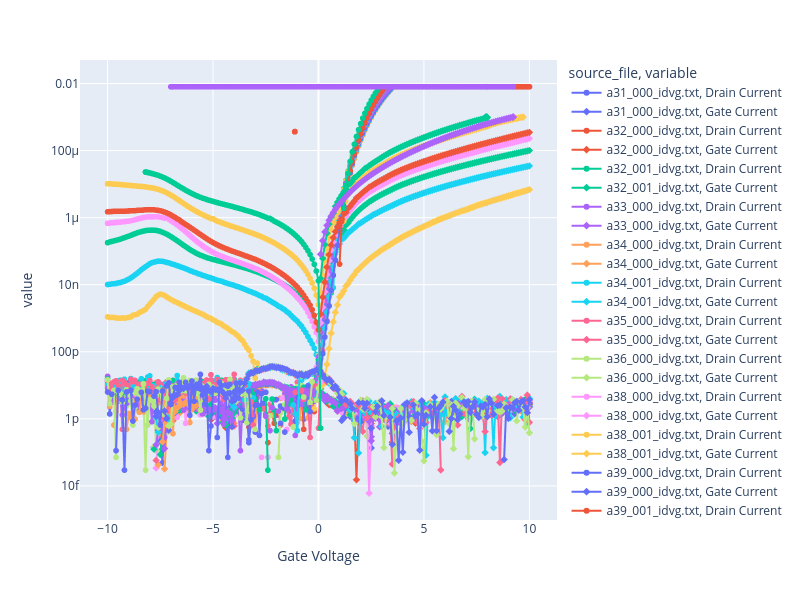

The code cell stored with this chart in its notebook:
### Markdown cell above
## ID-VG Data

### Code cell
# Get ID-VG data and plot Drain Current and Gate Current vs. Gate Voltage on the same graph, with separate lines for each source file.
idvg_df = df[df["source_file"].str.contains("_idvg", case=False, na=False)]

if idvg_df.empty:
    print("No ID-VG data found in the DataFrame.")
else:
    fig_idvg = px.line(
        idvg_df,
        x="Gate Voltage",
        y=["Drain Current", "Gate Current"],
        color="source_file",
        markers=True,
        symbol="variable",
    )

    fig_idvg.update_layout(
        width=800,
        height=600,
        yaxis_type="log",  # Logarithmic scale for current to better visualize low currents
    )
    fig_idvg.show()

### Figure 1 — Plotly figure (JSON) as saved in the notebook; plotly's stock layout.template omitted (floating-point values rounded to 4 significant figures; data arrays with more than 128 entries replaced by an {"elided": "..."} marker saying what was removed)
{"data": [{"hovertemplate": "source_file=a31_000_idvg.txt<br>variable=Drain Current<br>Gate Voltage=%{x}<br>value=%{y}<extra></extra>", "legendgroup": "a31_000_idvg.txt, Drain Current", "line": {"color": "#636efa", "dash": "solid"}, "marker": {"symbol": "circle"}, "mode": "lines+markers", "name": "a31_000_idvg.txt, Drain Current", "showlegend": true, "type": "scattergl", "x": {"elided": "201 float values"}, "xaxis": "x", "y": {"elided": "201 float values"}, "yaxis": "y"}, {"hovertemplate": "source_file=a31_000_idvg.txt<br>variable=Gate Current<br>Gate Voltage=%{x}<br>value=%{y}<extra></extra>", "legendgroup": "a31_000_idvg.txt, Gate Current", "line": {"color": "#636efa", "dash": "solid"}, "marker": {"symbol": "diamond"}, "mode": "lines+markers", "name": "a31_000_idvg.txt, Gate Current", "showlegend": true, "type": "scattergl", "x": {"elided": "201 float values"}, "xaxis": "x", "y": {"elided": "201 float values"}, "yaxis": "y"}, {"hovertemplate": "source_file=a32_000_idvg.txt<br>variable=Drain Current<br>Gate Voltage=%{x}<br>value=%{y}<extra></extra>", "legendgroup": "a32_000_idvg.txt, Drain Current", "line": {"color": "#EF553B", "dash": "solid"}, "marker": {"symbol": "circle"}, "mode": "lines+markers", "name": "a32_000_idvg.txt, Drain Current", "showlegend": true, "type": "scattergl", "x": {"elided": "201 float values"}, "xaxis": "x", "y": {"elided": "201 float values"}, "yaxis": "y"}, {"hovertemplate": "source_file=a32_000_idvg.txt<br>variable=Gate Current<br>Gate Voltage=%{x}<br>value=%{y}<extra></extra>", "legendgroup": "a32_000_idvg.txt, Gate Current", "line": {"color": "#EF553B", "dash": "solid"}, "marker": {"symbol": "diamond"}, "mode": "lines+markers", "name": "a32_000_idvg.txt, Gate Current", "showlegend": true, "type": "scattergl", "x": {"elided": "201 float values"}, "xaxis": "x", "y": {"elided": "201 float values"}, "yaxis": "y"}, {"hovertemplate": "source_file=a32_001_idvg.txt<br>variable=Drain Current<br>Gate Voltage=%{x}<br>value=%{y}<extra></extra>", "legendgroup": "a32_001_idvg.txt, Drain Current", "line": {"color": "#00cc96", "dash": "solid"}, "marker": {"symbol": "circle"}, "mode": "lines+markers", "name": "a32_001_idvg.txt, Drain Current", "showlegend": true, "type": "scattergl", "x": {"elided": "201 float values"}, "xaxis": "x", "y": {"elided": "201 float values"}, "yaxis": "y"}, {"hovertemplate": "source_file=a32_001_idvg.txt<br>variable=Gate Current<br>Gate Voltage=%{x}<br>value=%{y}<extra></extra>", "legendgroup": "a32_001_idvg.txt, Gate Current", "line": {"color": "#00cc96", "dash": "solid"}, "marker": {"symbol": "diamond"}, "mode": "lines+markers", "name": "a32_001_idvg.txt, Gate Current", "showlegend": true, "type": "scattergl", "x": {"elided": "201 float values"}, "xaxis": "x", "y": {"elided": "201 float values"}, "yaxis": "y"}, {"hovertemplate": "source_file=a33_000_idvg.txt<br>variable=Drain Current<br>Gate Voltage=%{x}<br>value=%{y}<extra></extra>", "legendgroup": "a33_000_idvg.txt, Drain Current", "line": {"color": "#ab63fa", "dash": "solid"}, "marker": {"symbol": "circle"}, "mode": "lines+markers", "name": "a33_000_idvg.txt, Drain Current", "showlegend": true, "type": "scattergl", "x": {"elided": "201 float values"}, "xaxis": "x", "y": {"elided": "201 float values"}, "yaxis": "y"}, {"hovertemplate": "source_file=a33_000_idvg.txt<br>variable=Gate Current<br>Gate Voltage=%{x}<br>value=%{y}<extra></extra>", "legendgroup": "a33_000_idvg.txt, Gate Current", "line": {"color": "#ab63fa", "dash": "solid"}, "marker": {"symbol": "diamond"}, "mode": "lines+markers", "name": "a33_000_idvg.txt, Gate Current", "showlegend": true, "type": "scattergl", "x": {"elided": "201 float values"}, "xaxis": "x", "y": {"elided": "201 float values"}, "yaxis": "y"}, {"hovertemplate": "source_file=a34_000_idvg.txt<br>variable=Drain Current<br>Gate Voltage=%{x}<br>value=%{y}<extra></extra>", "legendgroup": "a34_000_idvg.txt, Drain Current", "line": {"color": "#FFA15A", "dash": "solid"}, "marker": {"symbol": "circle"}, "mode": "lines+markers", "name": "a34_000_idvg.txt, Drain Current", "showlegend": true, "type": "scattergl", "x": {"elided": "201 float values"}, "xaxis": "x", "y": {"elided": "201 float values"}, "yaxis": "y"}, {"hovertemplate": "source_file=a34_000_idvg.txt<br>variable=Gate Current<br>Gate Voltage=%{x}<br>value=%{y}<extra></extra>", "legendgroup": "a34_000_idvg.txt, Gate Current", "line": {"color": "#FFA15A", "dash": "solid"}, "marker": {"symbol": "diamond"}, "mode": "lines+markers", "name": "a34_000_idvg.txt, Gate Current", "showlegend": true, "type": "scattergl", "x": {"elided": "201 float values"}, "xaxis": "x", "y": {"elided": "201 float values"}, "yaxis": "y"}, {"hovertemplate": "source_file=a34_001_idvg.txt<br>variable=Drain Current<br>Gate Voltage=%{x}<br>value=%{y}<extra></extra>", "legendgroup": "a34_001_idvg.txt, Drain Current", "line": {"color": "#19d3f3", "dash": "solid"}, "marker": {"symbol": "circle"}, "mode": "lines+markers", "name": "a34_001_idvg.txt, Drain Current", "showlegend": true, "type": "scattergl", "x": {"elided": "201 float values"}, "xaxis": "x", "y": {"elided": "201 float values"}, "yaxis": "y"}, {"hovertemplate": "source_file=a34_001_idvg.txt<br>variable=Gate Current<br>Gate Voltage=%{x}<br>value=%{y}<extra></extra>", "legendgroup": "a34_001_idvg.txt, Gate Current", "line": {"color": "#19d3f3", "dash": "solid"}, "marker": {"symbol": "diamond"}, "mode": "lines+markers", "name": "a34_001_idvg.txt, Gate Current", "showlegend": true, "type": "scattergl", "x": {"elided": "201 float values"}, "xaxis": "x", "y": {"elided": "201 float values"}, "yaxis": "y"}, {"hovertemplate": "source_file=a35_000_idvg.txt<br>variable=Drain Current<br>Gate Voltage=%{x}<br>value=%{y}<extra></extra>", "legendgroup": "a35_000_idvg.txt, Drain Current", "line": {"color": "#FF6692", "dash": "solid"}, "marker": {"symbol": "circle"}, "mode": "lines+markers", "name": "a35_000_idvg.txt, Drain Current", "showlegend": true, "type": "scattergl", "x": {"elided": "201 float values"}, "xaxis": "x", "y": {"elided": "201 float values"}, "yaxis": "y"}, {"hovertemplate": "source_file=a35_000_idvg.txt<br>variable=Gate Current<br>Gate Voltage=%{x}<br>value=%{y}<extra></extra>", "legendgroup": "a35_000_idvg.txt, Gate Current", "line": {"color": "#FF6692", "dash": "solid"}, "marker": {"symbol": "diamond"}, "mode": "lines+markers", "name": "a35_000_idvg.txt, Gate Current", "showlegend": true, "type": "scattergl", "x": {"elided": "201 float values"}, "xaxis": "x", "y": {"elided": "201 float values"}, "yaxis": "y"}, {"hovertemplate": "source_file=a36_000_idvg.txt<br>variable=Drain Current<br>Gate Voltage=%{x}<br>value=%{y}<extra></extra>", "legendgroup": "a36_000_idvg.txt, Drain Current", "line": {"color": "#B6E880", "dash": "solid"}, "marker": {"symbol": "circle"}, "mode": "lines+markers", "name": "a36_000_idvg.txt, Drain Current", "showlegend": true, "type": "scattergl", "x": {"elided": "201 float values"}, "xaxis": "x", "y": {"elided": "201 float values"}, "yaxis": "y"}, {"hovertemplate": "source_file=a36_000_idvg.txt<br>variable=Gate Current<br>Gate Voltage=%{x}<br>value=%{y}<extra></extra>", "legendgroup": "a36_000_idvg.txt, Gate Current", "line": {"color": "#B6E880", "dash": "solid"}, "marker": {"symbol": "diamond"}, "mode": "lines+markers", "name": "a36_000_idvg.txt, Gate Current", "showlegend": true, "type": "scattergl", "x": {"elided": "201 float values"}, "xaxis": "x", "y": {"elided": "201 float values"}, "yaxis": "y"}, {"hovertemplate": "source_file=a38_000_idvg.txt<br>variable=Drain Current<br>Gate Voltage=%{x}<br>value=%{y}<extra></extra>", "legendgroup": "a38_000_idvg.txt, Drain Current", "line": {"color": "#FF97FF", "dash": "solid"}, "marker": {"symbol": "circle"}, "mode": "lines+markers", "name": "a38_000_idvg.txt, Drain Current", "showlegend": true, "type": "scattergl", "x": {"elided": "201 float values"}, "xaxis": "x", "y": {"elided": "201 float values"}, "yaxis": "y"}, {"hovertemplate": "source_file=a38_000_idvg.txt<br>variable=Gate Current<br>Gate Voltage=%{x}<br>value=%{y}<extra></extra>", "legendgroup": "a38_000_idvg.txt, Gate Current", "line": {"color": "#FF97FF", "dash": "solid"}, "marker": {"symbol": "diamond"}, "mode": "lines+markers", "name": "a38_000_idvg.txt, Gate Current", "showlegend": true, "type": "scattergl", "x": {"elided": "201 float values"}, "xaxis": "x", "y": {"elided": "201 float values"}, "yaxis": "y"}, {"hovertemplate": "source_file=a38_001_idvg.txt<br>variable=Drain Current<br>Gate Voltage=%{x}<br>value=%{y}<extra></extra>", "legendgroup": "a38_001_idvg.txt, Drain Current", "line": {"color": "#FECB52", "dash": "solid"}, "marker": {"symbol": "circle"}, "mode": "lines+markers", "name": "a38_001_idvg.txt, Drain Current", "showlegend": true, "type": "scattergl", "x": {"elided": "201 float values"}, "xaxis": "x", "y": {"elided": "201 float values"}, "yaxis": "y"}, {"hovertemplate": "source_file=a38_001_idvg.txt<br>variable=Gate Current<br>Gate Voltage=%{x}<br>value=%{y}<extra></extra>", "legendgroup": "a38_001_idvg.txt, Gate Current", "line": {"color": "#FECB52", "dash": "solid"}, "marker": {"symbol": "diamond"}, "mode": "lines+markers", "name": "a38_001_idvg.txt, Gate Current", "showlegend": true, "type": "scattergl", "x": {"elided": "201 float values"}, "xaxis": "x", "y": {"elided": "201 float values"}, "yaxis": "y"}, {"hovertemplate": "source_file=a39_000_idvg.txt<br>variable=Drain Current<br>Gate Voltage=%{x}<br>value=%{y}<extra></extra>", "legendgroup": "a39_000_idvg.txt, Drain Current", "line": {"color": "#636efa", "dash": "solid"}, "marker": {"symbol": "circle"}, "mode": "lines+markers", "name": "a39_000_idvg.txt, Drain Current", "showlegend": true, "type": "scattergl", "x": {"elided": "201 float values"}, "xaxis": "x", "y": {"elided": "201 float values"}, "yaxis": "y"}, {"hovertemplate": "source_file=a39_000_idvg.txt<br>variable=Gate Current<br>Gate Voltage=%{x}<br>value=%{y}<extra></extra>", "legendgroup": "a39_000_idvg.txt, Gate Current", "line": {"color": "#636efa", "dash": "solid"}, "marker": {"symbol": "diamond"}, "mode": "lines+markers", "name": "a39_000_idvg.txt, Gate Current", "showlegend": true, "type": "scattergl", "x": {"elided": "201 float values"}, "xaxis": "x", "y": {"elided": "201 float values"}, "yaxis": "y"}, {"hovertemplate": "source_file=a39_001_idvg.txt<br>variable=Drain Current<br>Gate Voltage=%{x}<br>value=%{y}<extra></extra>", "legendgroup": "a39_001_idvg.txt, Drain Current", "line": {"color": "#EF553B", "dash": "solid"}, "marker": {"symbol": "circle"}, "mode": "lines+markers", "name": "a39_001_idvg.txt, Drain Current", "showlegend": true, "type": "scattergl", "x": [-1.122, -1.122, -1.122, -1.122, -1.122, -1.122, -1.122, -1.122, -1.122, -1.122, -1.122, -1.122, -1.122, -1.122, -1.122, -1.122, -1.122, -1.122, -1.122, -1.122, -1.122, -1.122, -1.122, -1.122, -1.122, -1.122, -1.122, -1.122, -1.122, -1.122, -1.122, -1.122, -1.122, -1.122, -1.122, -1.122, -1.122, -1.122, -1.122, -1.122, -1.122, -1.122, -1.122, -1.122, -1.122, -1.122, -1.122, -1.122, -1.122, -1.122, -1.122, -1.122, -1.122, -1.122, -1.122, -1.122, -1.122, -1.122, -1.122, -1.122, -1.122, -1.122, -1.122, -1.122, -1.122], "xaxis": "x", "y": [0.000366, 0.0003661, 0.0003662, 0.0003663, 0.0003662, 0.0003664, 0.0003662, 0.0003662, 0.0003662, 0.0003662, 0.0003663, 0.0003663, 0.0003662, 0.0003663, 0.0003662, 0.0003663, 0.0003662, 0.0003661, 0.0003662, 0.0003662, 0.0003661, 0.0003662, 0.0003662, 0.0003661, 0.0003661, 0.0003662, 0.0003662, 0.0003663, 0.0003661, 0.0003662, 0.0003662, 0.000366, 0.0003661, 0.0003662, 0.000366, 0.000366, 0.0003662, 0.000366, 0.0003662, 0.0003661, 0.0003661, 0.000366, 0.0003663, 0.0003661, 0.000366, 0.0003663, 0.0003664, 0.0003662, 0.0003662, 0.0003663, 0.0003663, 0.0003663, 0.0003663, 0.0003662, 0.0003663, 0.0003662, 0.0003662, 0.0003662, 0.0003661, 0.0003661, 0.0003662, 0.0003662, 0.0003661, 0.0003661, 0.0003661], "yaxis": "y"}, {"hovertemplate": "source_file=a39_001_idvg.txt<br>variable=Gate Current<br>Gate Voltage=%{x}<br>value=%{y}<extra></extra>", "legendgroup": "a39_001_idvg.txt, Gate Current", "line": {"color": "#EF553B", "dash": "solid"}, "marker": {"symbol": "diamond"}, "mode": "lines+markers", "name": "a39_001_idvg.txt, Gate Current", "showlegend": true, "type": "scattergl", "x": [-1.122, -1.122, -1.122, -1.122, -1.122, -1.122, -1.122, -1.122, -1.122, -1.122, -1.122, -1.122, -1.122, -1.122, -1.122, -1.122, -1.122, -1.122, -1.122, -1.122, -1.122, -1.122, -1.122, -1.122, -1.122, -1.122, -1.122, -1.122, -1.122, -1.122, -1.122, -1.122, -1.122, -1.122, -1.122, -1.122, -1.122, -1.122, -1.122, -1.122, -1.122, -1.122, -1.122, -1.122, -1.122, -1.122, -1.122, -1.122, -1.122, -1.122, -1.122, -1.122, -1.122, -1.122, -1.122, -1.122, -1.122, -1.122, -1.122, -1.122, -1.122, -1.122, -1.122, -1.122, -1.122], "xaxis": "x", "y": [-0.001002, -0.001002, -0.001002, -0.001002, -0.001002, -0.001002, -0.001002, -0.001002, -0.001002, -0.001002, -0.001002, -0.001002, -0.001002, -0.001002, -0.001002, -0.001002, -0.001002, -0.001002, -0.001002, -0.001002, -0.001002, -0.001002, -0.001002, -0.001002, -0.001002, -0.001002, -0.001002, -0.001002, -0.001002, -0.001002, -0.001002, -0.001002, -0.001002, -0.001002, -0.001002, -0.001002, -0.001002, -0.001002, -0.001002, -0.001002, -0.001002, -0.001002, -0.001002, -0.001002, -0.001002, -0.001002, -0.001002, -0.001002, -0.001002, -0.001002, -0.001002, -0.001002, -0.001002, -0.001002, -0.001002, -0.001002, -0.001002, -0.001002, -0.001002, -0.001002, -0.001002, -0.001002, -0.001002, -0.001002, -0.001002], "yaxis": "y"}, {"hovertemplate": "source_file=a41_000_idvg.txt<br>variable=Drain Current<br>Gate Voltage=%{x}<br>value=%{y}<extra></extra>", "legendgroup": "a41_000_idvg.txt, Drain Current", "line": {"color": "#00cc96", "dash": "solid"}, "marker": {"symbol": "circle"}, "mode": "lines+markers", "name": "a41_000_idvg.txt, Drain Current", "showlegend": true, "type": "scattergl", "x": {"elided": "201 float values"}, "xaxis": "x", "y": {"elided": "201 float values"}, "yaxis": "y"}, {"hovertemplate": "source_file=a41_000_idvg.txt<br>variable=Gate Current<br>Gate Voltage=%{x}<br>value=%{y}<extra></extra>", "legendgroup": "a41_000_idvg.txt, Gate Current", "line": {"color": "#00cc96", "dash": "solid"}, "marker": {"symbol": "diamond"}, "mode": "lines+markers", "name": "a41_000_idvg.txt, Gate Current", "showlegend": true, "type": "scattergl", "x": {"elided": "201 float values"}, "xaxis": "x", "y": {"elided": "201 float values"}, "yaxis": "y"}, {"hovertemplate": "source_file=a42_000_idvg.txt<br>variable=Drain Current<br>Gate Voltage=%{x}<br>value=%{y}<extra></extra>", "legendgroup": "a42_000_idvg.txt, Drain Current", "line": {"color": "#ab63fa", "dash": "solid"}, "marker": {"symbol": "circle"}, "mode": "lines+markers", "name": "a42_000_idvg.txt, Drain Current", "showlegend": true, "type": "scattergl", "x": {"elided": "201 float values"}, "xaxis": "x", "y": {"elided": "201 float values"}, "yaxis": "y"}, {"hovertemplate": "source_file=a42_000_idvg.txt<br>variable=Gate Current<br>Gate Voltage=%{x}<br>value=%{y}<extra></extra>", "legendgroup": "a42_000_idvg.txt, Gate Current", "line": {"color": "#ab63fa", "dash": "solid"}, "marker": {"symbol": "diamond"}, "mode": "lines+markers", "name": "a42_000_idvg.txt, Gate Current", "showlegend": true, "type": "scattergl", "x": {"elided": "201 float values"}, "xaxis": "x", "y": {"elided": "201 float values"}, "yaxis": "y"}, {"hovertemplate": "source_file=a43_000_idvg.txt<br>variable=Drain Current<br>Gate Voltage=%{x}<br>value=%{y}<extra></extra>", "legendgroup": "a43_000_idvg.txt, Drain Current", "line": {"color": "#FFA15A", "dash": "solid"}, "marker": {"symbol": "circle"}, "mode": "lines+markers", "name": "a43_000_idvg.txt, Drain Current", "showlegend": true, "type": "scattergl", "x": [-10.0, -9.9, -9.8, -9.7, -9.6, -9.5, -9.4, -9.3, -9.2, -9.1, -9.0, -8.9, -8.8, -8.7, -8.6, -8.5, -8.4, -8.3, -8.2, -8.1, -8.0, -7.9, -7.8, -7.7, -7.6, -7.5, -7.4, -7.3, -7.2, -7.1, -7.0, -6.9, -6.8, -6.7, -6.6, -6.5, -6.4, -6.3, -6.2, -6.1, -6.0, -5.9, -5.799], "xaxis": "x", "y": [1.188e-11, 2.392e-12, -1.96e-12, 6.512e-13, 1.646e-12, 8.069e-12, 3.428e-12, 6.702e-12, -2.606e-13, 4.854e-13, 1.439e-12, 1.066e-12, 3.511e-12, 9.827e-13, -1.192e-14, 1.563e-12, 3.718e-12, 1.604e-12, 6.37e-12, 6.08e-12, 4.547e-12, -2.191e-13, 5.417e-12, 3.842e-12, 2.931e-12, 3.801e-12, 3.262e-12, 1.77e-12, 2.848e-12, 6.495e-12, 4.588e-12, 3.611e-13, 6.868e-12, 4.795e-12, 3.262e-12, 5.251e-12, 4.796e-12, 5.914e-12, 1.006e-11, 5.914e-12, 4.505e-12, 6.868e-12, 4.464e-12], "yaxis": "y"}, {"hovertemplate": "source_file=a43_000_idvg.txt<br>variable=Gate Current<br>Gate Voltage=%{x}<br>value=%{y}<extra></extra>", "legendgroup": "a43_000_idvg.txt, Gate Current", "line": {"color": "#FFA15A", "dash": "solid"}, "marker": {"symbol": "diamond"}, "mode": "lines+markers", "name": "a43_000_idvg.txt, Gate Current", "showlegend": true, "type": "scattergl", "x": [-10.0, -9.9, -9.8, -9.7, -9.6, -9.5, -9.4, -9.3, -9.2, -9.1, -9.0, -8.9, -8.8, -8.7, -8.6, -8.5, -8.4, -8.3, -8.2, -8.1, -8.0, -7.9, -7.8, -7.7, -7.6, -7.5, -7.4, -7.3, -7.2, -7.1, -7.0, -6.9, -6.8, -6.7, -6.6, -6.5, -6.4, -6.3, -6.2, -6.1, -6.0, -5.9, -5.799], "xaxis": "x", "y": [-1.471e-11, -8.662e-12, -6.857e-12, -4.533e-12, -3.89e-12, -3.648e-12, -4.078e-12, -2.49e-12, -2.36e-12, -2.47e-12, -2.108e-12, -1.536e-12, -1.305e-12, -1.827e-12, -2.054e-12, -1.763e-12, -1.306e-12, -5.407e-13, -1.458e-12, -5.356e-13, -7.696e-13, -8.329e-13, -3.245e-13, -1.702e-14, 4.231e-14, -4.902e-13, 2.059e-13, 6.736e-13, 6.751e-13, 1.14e-12, 1.885e-12, 2.044e-12, 1.645e-12, 2.091e-12, 2.453e-12, 2.681e-12, 2.723e-12, 3.117e-12, 2.836e-12, 2.422e-12, 1.917e-12, 2.74e-12, 2.462e-12], "yaxis": "y"}, {"hovertemplate": "source_file=b32_000_idvg.txt<br>variable=Drain Current<br>Gate Voltage=%{x}<br>value=%{y}<extra></extra>", "legendgroup": "b32_000_idvg.txt, Drain Current", "line": {"color": "#19d3f3", "dash": "solid"}, "marker": {"symbol": "circle"}, "mode": "lines+markers", "name": "b32_000_idvg.txt, Drain Current", "showlegend": true, "type": "scattergl", "x": {"elided": "201 float values"}, "xaxis": "x", "y": {"elided": "201 float values"}, "yaxis": "y"}, {"hovertemplate": "source_file=b32_000_idvg.txt<br>variable=Gate Current<br>Gate Voltage=%{x}<br>value=%{y}<extra></extra>", "legendgroup": "b32_000_idvg.txt, Gate Current", "line": {"color": "#19d3f3", "dash": "solid"}, "marker": {"symbol": "diamond"}, "mode": "lines+markers", "name": "b32_000_idvg.txt, Gate Current", "showlegend": true, "type": "scattergl", "x": {"elided": "201 float values"}, "xaxis": "x", "y": {"elided": "201 float values"}, "yaxis": "y"}, {"hovertemplate": "source_file=b33_000_idvg.txt<br>variable=Drain Current<br>Gate Voltage=%{x}<br>value=%{y}<extra></extra>", "legendgroup": "b33_000_idvg.txt, Drain Current", "line": {"color": "#FF6692", "dash": "solid"}, "marker": {"symbol": "circle"}, "mode": "lines+markers", "name": "b33_000_idvg.txt, Drain Current", "showlegend": true, "type": "scattergl", "x": {"elided": "201 float values"}, "xaxis": "x", "y": {"elided": "201 float values"}, "yaxis": "y"}, {"hovertemplate": "source_file=b33_000_idvg.txt<br>variable=Gate Current<br>Gate Voltage=%{x}<br>value=%{y}<extra></extra>", "legendgroup": "b33_000_idvg.txt, Gate Current", "line": {"color": "#FF6692", "dash": "solid"}, "marker": {"symbol": "diamond"}, "mode": "lines+markers", "name": "b33_000_idvg.txt, Gate Current", "showlegend": true, "type": "scattergl", "x": {"elided": "201 float values"}, "xaxis": "x", "y": {"elided": "201 float values"}, "yaxis": "y"}, {"hovertemplate": "source_file=b34_000_idvg.txt<br>variable=Drain Current<br>Gate Voltage=%{x}<br>value=%{y}<extra></extra>", "legendgroup": "b34_000_idvg.txt, Drain Current", "line": {"color": "#B6E880", "dash": "solid"}, "marker": {"symbol": "circle"}, "mode": "lines+markers", "name": "b34_000_idvg.txt, Drain Current", "showlegend": true, "type": "scattergl", "x": {"elided": "201 float values"}, "xaxis": "x", "y": {"elided": "201 float values"}, "yaxis": "y"}, {"hovertemplate": "source_file=b34_000_idvg.txt<br>variable=Gate Current<br>Gate Voltage=%{x}<br>value=%{y}<extra></extra>", "legendgroup": "b34_000_idvg.txt, Gate Current", "line": {"color": "#B6E880", "dash": "solid"}, "marker": {"symbol": "diamond"}, "mode": "lines+markers", "name": "b34_000_idvg.txt, Gate Current", "showlegend": true, "type": "scattergl", "x": {"elided": "201 float values"}, "xaxis": "x", "y": {"elided": "201 float values"}, "yaxis": "y"}, {"hovertemplate": "source_file=b34_001_idvg.txt<br>variable=Drain Current<br>Gate Voltage=%{x}<br>value=%{y}<extra></extra>", "legendgroup": "b34_001_idvg.txt, Drain Current", "line": {"color": "#FF97FF", "dash": "solid"}, "marker": {"symbol": "circle"}, "mode": "lines+markers", "name": "b34_001_idvg.txt, Drain Current", "showlegend": true, "type": "scattergl", "x": {"elided": "201 float values"}, "xaxis": "x", "y": {"elided": "201 float values"}, "yaxis": "y"}, {"hovertemplate": "source_file=b34_001_idvg.txt<br>variable=Gate Current<br>Gate Voltage=%{x}<br>value=%{y}<extra></extra>", "legendgroup": "b34_001_idvg.txt, Gate Current", "line": {"color": "#FF97FF", "dash": "solid"}, "marker": {"symbol": "diamond"}, "mode": "lines+markers", "name": "b34_001_idvg.txt, Gate Current", "showlegend": true, "type": "scattergl", "x": {"elided": "201 float values"}, "xaxis": "x", "y": {"elided": "201 float values"}, "yaxis": "y"}, {"hovertemplate": "source_file=b34_002_idvg.txt<br>variable=Drain Current<br>Gate Voltage=%{x}<br>value=%{y}<extra></extra>", "legendgroup": "b34_002_idvg.txt, Drain Current", "line": {"color": "#FECB52", "dash": "solid"}, "marker": {"symbol": "circle"}, "mode": "lines+markers", "name": "b34_002_idvg.txt, Drain Current", "showlegend": true, "type": "scattergl", "x": {"elided": "201 float values"}, "xaxis": "x", "y": {"elided": "201 float values"}, "yaxis": "y"}, {"hovertemplate": "source_file=b34_002_idvg.txt<br>variable=Gate Current<br>Gate Voltage=%{x}<br>value=%{y}<extra></extra>", "legendgroup": "b34_002_idvg.txt, Gate Current", "line": {"color": "#FECB52", "dash": "solid"}, "marker": {"symbol": "diamond"}, "mode": "lines+markers", "name": "b34_002_idvg.txt, Gate Current", "showlegend": true, "type": "scattergl", "x": {"elided": "201 float values"}, "xaxis": "x", "y": {"elided": "201 float values"}, "yaxis": "y"}, {"hovertemplate": "source_file=b35_000_idvg.txt<br>variable=Drain Current<br>Gate Voltage=%{x}<br>value=%{y}<extra></extra>", "legendgroup": "b35_000_idvg.txt, Drain Current", "line": {"color": "#636efa", "dash": "solid"}, "marker": {"symbol": "circle"}, "mode": "lines+markers", "name": "b35_000_idvg.txt, Drain Current", "showlegend": true, "type": "scattergl", "x": {"elided": "201 float values"}, "xaxis": "x", "y": {"elided": "201 float values"}, "yaxis": "y"}, {"hovertemplate": "source_file=b35_000_idvg.txt<br>variable=Gate Current<br>Gate Voltage=%{x}<br>value=%{y}<extra></extra>", "legendgroup": "b35_000_idvg.txt, Gate Current", "line": {"color": "#636efa", "dash": "solid"}, "marker": {"symbol": "diamond"}, "mode": "lines+markers", "name": "b35_000_idvg.txt, Gate Current", "showlegend": true, "type": "scattergl", "x": {"elided": "201 float values"}, "xaxis": "x", "y": {"elided": "201 float values"}, "yaxis": "y"}, {"hovertemplate": "source_file=b35_001_idvg.txt<br>variable=Drain Current<br>Gate Voltage=%{x}<br>value=%{y}<extra></extra>", "legendgroup": "b35_001_idvg.txt, Drain Current", "line": {"color": "#EF553B", "dash": "solid"}, "marker": {"symbol": "circle"}, "mode": "lines+markers", "name": "b35_001_idvg.txt, Drain Current", "showlegend": true, "type": "scattergl", "x": {"elided": "201 float values"}, "xaxis": "x", "y": {"elided": "201 float values"}, "yaxis": "y"}, {"hovertemplate": "source_file=b35_001_idvg.txt<br>variable=Gate Current<br>Gate Voltage=%{x}<br>value=%{y}<extra></extra>", "legendgroup": "b35_001_idvg.txt, Gate Current", "line": {"color": "#EF553B", "dash": "solid"}, "marker": {"symbol": "diamond"}, "mode": "lines+markers", "name": "b35_001_idvg.txt, Gate Current", "showlegend": true, "type": "scattergl", "x": {"elided": "201 float values"}, "xaxis": "x", "y": {"elided": "201 float values"}, "yaxis": "y"}, {"hovertemplate": "source_file=b35_002_idvg.txt<br>variable=Drain Current<br>Gate Voltage=%{x}<br>value=%{y}<extra></extra>", "legendgroup": "b35_002_idvg.txt, Drain Current", "line": {"color": "#00cc96", "dash": "solid"}, "marker": {"symbol": "circle"}, "mode": "lines+markers", "name": "b35_002_idvg.txt, Drain Current", "showlegend": true, "type": "scattergl", "x": {"elided": "201 float values"}, "xaxis": "x", "y": {"elided": "201 float values"}, "yaxis": "y"}, {"hovertemplate": "source_file=b35_002_idvg.txt<br>variable=Gate Current<br>Gate Voltage=%{x}<br>value=%{y}<extra></extra>", "legendgroup": "b35_002_idvg.txt, Gate Current", "line": {"color": "#00cc96", "dash": "solid"}, "marker": {"symbol": "diamond"}, "mode": "lines+markers", "name": "b35_002_idvg.txt, Gate Current", "showlegend": true, "type": "scattergl", "x": {"elided": "201 float values"}, "xaxis": "x", "y": {"elided": "201 float values"}, "yaxis": "y"}, {"hovertemplate": "source_file=b35_003_idvg.txt<br>variable=Drain Current<br>Gate Voltage=%{x}<br>value=%{y}<extra></extra>", "legendgroup": "b35_003_idvg.txt, Drain Current", "line": {"color": "#ab63fa", "dash": "solid"}, "marker": {"symbol": "circle"}, "mode": "lines+markers", "name": "b35_003_idvg.txt, Drain Current", "showlegend": true, "type": "scattergl", "x": {"elided": "201 float values"}, "xaxis": "x", "y": {"elided": "201 float values"}, "yaxis": "y"}, {"hovertemplate": "source_file=b35_003_idvg.txt<br>variable=Gate Current<br>Gate Voltage=%{x}<br>value=%{y}<extra></extra>", "legendgroup": "b35_003_idvg.txt, Gate Current", "line": {"color": "#ab63fa", "dash": "solid"}, "marker": {"symbol": "diamond"}, "mode": "lines+markers", "name": "b35_003_idvg.txt, Gate Current", "showlegend": true, "type": "scattergl", "x": {"elided": "201 float values"}, "xaxis": "x", "y": {"elided": "201 float values"}, "yaxis": "y"}], "layout": {"height": 600, "legend": {"title": {"text": "source_file, variable"}, "tracegroupgap": 0}, "margin": {"t": 60}, "width": 800, "xaxis": {"anchor": "y", "domain": [0, 1], "title": {"text": "Gate Voltage"}}, "yaxis": {"anchor": "x", "domain": [0, 1], "title": {"text": "value"}, "type": "log"}}}
